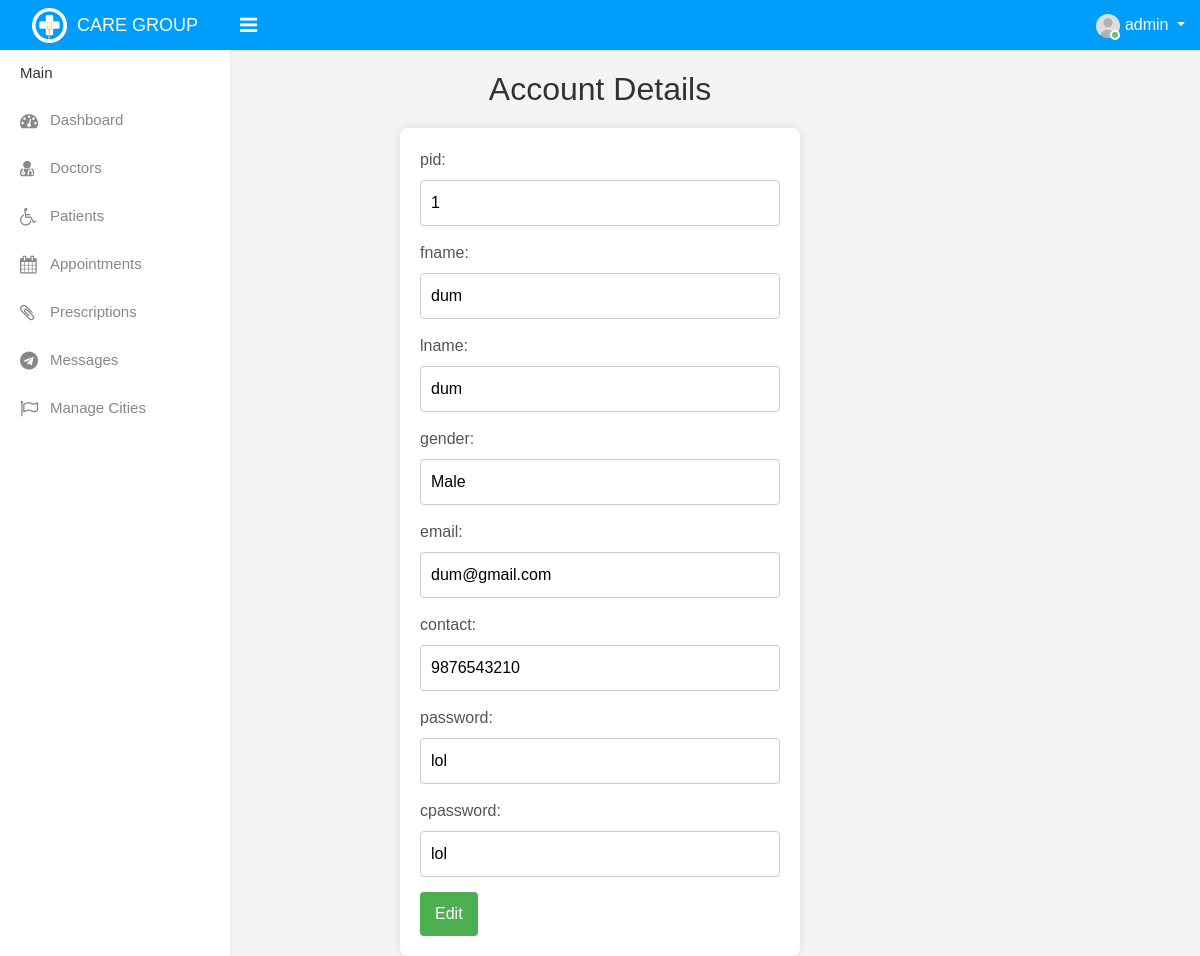
The page /admin/account-details.php?table=patreg&id=1&page=patients.php (signed in) on the database as committed earlier.
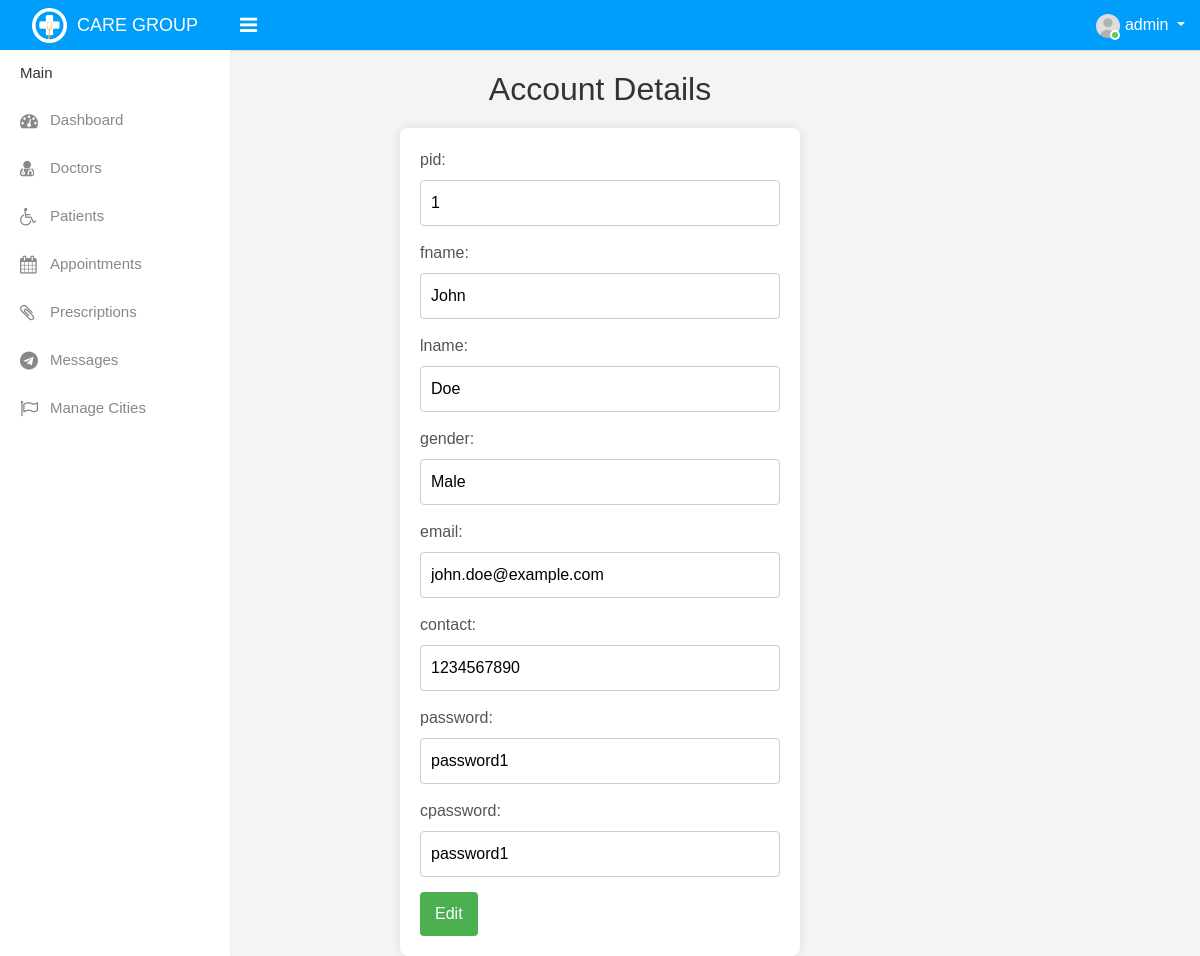
The same page on the database as committed later.
### tables this page shows
CREATE TABLE `patreg` (
  `pid` int(11) NOT NULL,
  `fname` varchar(20) NOT NULL,
  `lname` varchar(20) NOT NULL,
  `gender` varchar(10) NOT NULL,
  `email` varchar(30) NOT NULL UNIQUE,  
  `contact` varchar(10) NOT NULL,
  `password` varchar(30) NOT NULL,
  `cpassword` varchar(30) NOT NULL,
  UNIQUE KEY `unique_email` (`email`)  
);

### admin/account-details.php (the view, shortened to what this page needs)
<?php
include('./include/header.php');
include('./include/sidebar.php');
$table = $_GET['table'];
$id = $_GET['id'];
if (isset($_GET['table']) && isset($_GET['id']) && isset($_GET['page'])) {
    if ($table == "patreg") {
        $query = "SELECT * FROM $table WHERE pid = '$id'";
    }else {
        $query = "SELECT * FROM $table WHERE id = '$id'";
    }
    $result = mysqli_query($con, $query);
    if ($result) {
        $row = mysqli_fetch_assoc($result);
    } else {
        echo "Error: " . mysqli_error($con);
        exit();
    }
} else {
    echo "Invalid parameters.";
    exit();
}
?>
<!DOCTYPE html>
<html lang="en">
<head>
    <link rel="stylesheet" type="text/css" href="font-awesome-4.7.0/css/font-awesome.min.css">
    <link rel="stylesheet" href="style.css">
    <link rel="stylesheet" href="vendor/fontawesome/css/font-awesome.min.css">
    <link rel="stylesheet" href="https://maxcdn.bootstrapcdn.com/bootstrap/4.0.0-beta/css/bootstrap.min.css"
>
</head>
<body>
    <div>
        <h2>Account Details</h2>
        <form method="post" action="<?php echo $_SERVER['REQUEST_URI']; ?>">
            <?php
            global $row;
            foreach ($row as $key => $value) {
                if ($key !== 'id') {
                    echo "<label for='$key'>$key:</label>";
                    echo "<input type='text' name='$key' id='$key' value='$value' readonly>";
                }
            }
            ?>
            <button type="button" id="editButton" onclick="enableEdit()">Edit</button>
        </form>
    </div>
</body>
</html>

### admin/include/header.php (shortened to what this page needs)
<?php
$admin_user = $_SESSION['username'];
?>
<!DOCTYPE html>
<html lang="en">
<head>
    <link rel="stylesheet" type="text/css" href="assets/css/bootstrap.min.css">
    <link rel="stylesheet" type="text/css" href="assets/css/font-awesome.min.css">
    <link rel="stylesheet" type="text/css" href="assets/css/style.css">
</head>
<body>
    <div class="main-wrapper">
        <div class="header">
            <div class="header-left">
                <a href="index.php" class="logo">
                    <img src="assets/img/logo.png" width="35" height="35" alt=""> <span>CARE GROUP</span>
                </a>
            </div>
            <a id="toggle_btn" href="javascript:void(0);"><i class="fa fa-bars"></i></a>
            <ul class="nav user-menu float-right">
                <li class="nav-item dropdown has-arrow">
                    <a href="#" class="dropdown-toggle nav-link user-link" data-toggle="dropdown">
                        <span class="user-img"><img class="rounded-circle" src="assets/img/user.jpg" width="40" alt="Admin">
                            <span class="status online"></span></span>
                        <span><?php echo $admin_user; ?></span>
                    </a>
                </li>
            </ul>
        </div>

### admin/include/sidebar.php
<div class="sidebar" id="sidebar">
    <div class="sidebar-inner slimscroll">
        <div id="sidebar-menu" class="sidebar-menu">
            <ul>
                <li class="menu-title">Main</li>
                <li id="dashboard">
                    <a href="index.php"><i class="fa fa-dashboard"></i> <span>Dashboard</span></a>
                </li>
                <li id="doctors">
                    <a href="doctors.php"><i class="fa fa-user-md"></i> <span>Doctors</span></a>
                </li>
                <li id="patients">
                    <a href="patients.php"><i class="fa fa-wheelchair"></i> <span>Patients</span></a>
                </li>
                <li id="appointments">
                    <a href="appointments.php"><i class="fa fa-calendar"></i> <span>Appointments</span></a>
                </li>
                <li id="prescriptions">
                    <a href="prescriptions.php"><i class="fa fa-paperclip"></i> <span>Prescriptions</span></a>
                </li>
                <li id="messages">
                    <a href="messages.php"><i class="fa fa-telegram"></i> <span>Messages</span></a>
                </li>
                <li id="manage-cities">
                    <a href="manage-cities.php"><i class="fa fa-flag-o"></i> <span>Manage Cities</span></a>
                </li>
            </ul>
        </div>
    </div>
</div>

### admin/account-details.php (style rules this page uses)
body { font-family: Arial, sans-serif; background-color: #f4f4f4; margin: 0; padding: 0; }
h2 { text-align: center; color: #333; margin-top: 70px; }
form { max-width: 400px; margin: 0 auto; background-color: #fff; padding: 20px; border-radius: 8px; box-shadow: 0 0 10px rgba(0, 0, 0, 0.1); margin-top: 20px; }
label { display: block; margin-bottom: 8px; color: #555; }
input { width: 100%; padding: 10px; margin-bottom: 15px; border: 1px solid #ccc; border-radius: 4px; box-sizing: border-box; }
button { background-color: #4caf50; color: #fff; padding: 10px 15px; border: none; border-radius: 4px; cursor: pointer; }

Rows that differ between the two databases and show on the page:
changed patreg "Male": fname "dum" → "John"; lname "dum" → "Doe"; email "dum@gmail.com" → "john.doe@example.com"; contact "9876543210" → "1234567890"; password "lol" → "password1"; cpassword "lol" → "password1"
